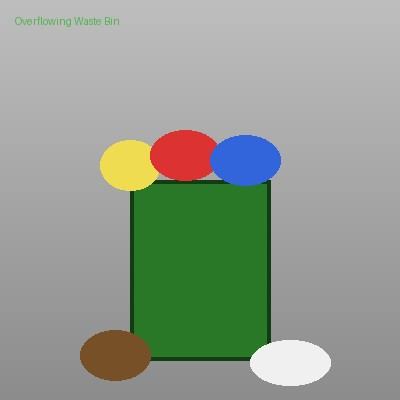
#> input picture ai_service/sample_data/issues/sample_cleanliness.jpg, 400 x 400 px
$ python -i classifier_engine.py   (imports and definitions only)
#> lines starting #> are read from the running program, lines starting #| are printed output that depends on the picture
"""
Sentry AI - CNN Issue Classification & Triage Engine
Compliant with research paper Section 2, 5, 6.4 (5 Predefined Campus Classes)
"""

import io
import math
from PIL import Image, ImageFilter

CLASSES = [
    "Electrical",
    "Plumbing",
    "Structural Damage",
    "Cleanliness",
    "Equipment Failure"
]

TEAM_ROUTING = {
    "Electrical": {
        "team": "Electrical Maintenance Squad",
        "contact_ext": "ext. 401",
        "default_sla_hours": 4
    },
    "Plumbing": {
        "team": "Plumbing & Drainage Division",
        "contact_ext": "ext. 402",
        "default_sla_hours": 6
    },
    "Structural Damage": {
        "team": "Civil Infrastructure & Works",
        "contact_ext": "ext. 403",
        "default_sla_hours": 24
    },
    "Cleanliness": {
        "team": "Sanitation & Campus Hygiene Services",
        "contact_ext": "ext. 404",
        "default_sla_hours": 2
    },
    "Equipment Failure": {
        "team": "Lab & Smart Campus IT Facilities",
        "contact_ext": "ext. 405",
        "default_sla_hours": 8
    }
}


def extract_visual_metrics(image_input):
    """
    Extracts statistical visual features from an infrastructure photo:
    Channel means, standard deviation, and edge gradient energy.
    """
    if isinstance(image_input, (bytes, bytearray)):
        img = Image.open(io.BytesIO(image_input)).convert("RGB")
    elif isinstance(image_input, str):
        img = Image.open(image_input).convert("RGB")
#> img is the input picture: PIL image 400x400 RGB; mean R, G, B 147.6, 156.5, 143.9
    elif hasattr(image_input, "read"):
        img = Image.open(image_input).convert("RGB")
    else:
        raise ValueError("Unsupported image input type")

    img_thumb = img.resize((128, 128))
    r_chan, g_chan, b_chan = img_thumb.split()
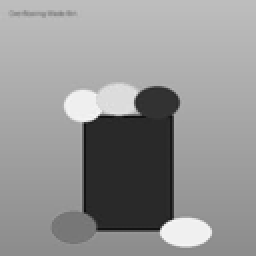
#> r_chan: PIL image 128x128 L (shown 2 times larger); min 10, max 249, mean 147.6
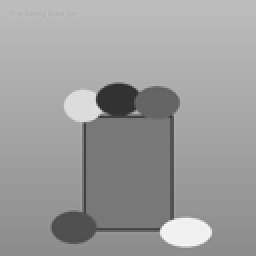
#> g_chan: PIL image 128x128 L (shown 2 times larger); min 43, max 247, mean 156.5
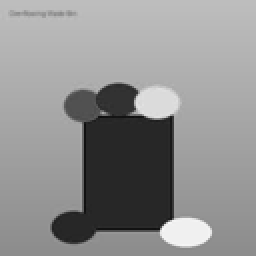
#> b_chan: PIL image 128x128 L (shown 2 times larger); min 13, max 250, mean 143.9
    total_px = 128 * 128

    def chan_mean(channel):
        hist = channel.histogram()
#> hist = 256 values, max 1918 at index 41, min 0 at index 0, mean 64
        return sum(i * count for i, count in enumerate(hist)) / total_px

    r_mean = chan_mean(r_chan)
#> r_mean = 147.6
    g_mean = chan_mean(g_chan)
#> g_mean = 156.5
    b_mean = chan_mean(b_chan)
#> b_mean = 143.9

    # Edge analysis
    gray = img_thumb.convert("L")
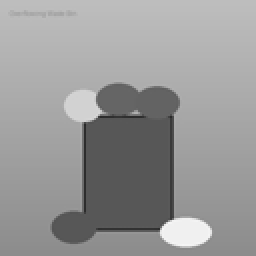
#> gray: PIL image 128x128 L (shown 2 times larger); min 41, max 248, mean 152.4
    edges = gray.filter(ImageFilter.FIND_EDGES)
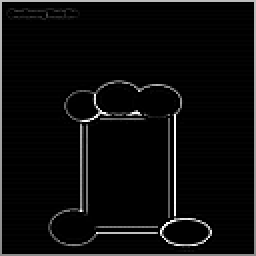
#> edges: PIL image 128x128 L (shown 2 times larger); min 0, max 255, mean 11.5
    edge_hist = edges.histogram()
#> edge_hist = 256 values, max 10624 at index 0, min 0 at index 65, mean 64
    edge_energy = sum(i * count for i, count in enumerate(edge_hist)) / total_px
#> edge_energy = 11.52

    return {
        "r": r_mean,
        "g": g_mean,
        "b": b_mean,
        "edge_energy": edge_energy
    }


# [73 lines left out: function classify_issue_image, not called in this run]

>>> result = extract_visual_metrics('sample_data/issues/sample_cleanliness.jpg')
#> result = {'r': 147.6, 'g': 156.5, 'b': 143.9, 'edge_energy': 11.52}

$ run again, on ai_service/sample_data/issues/sample_plumbing.jpg
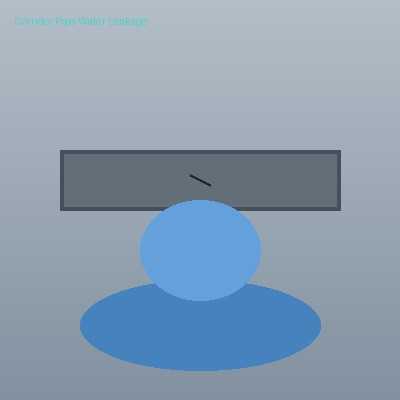
#> input picture ai_service/sample_data/issues/sample_plumbing.jpg, 400 x 400 px
#> in extract_visual_metrics, img is the input picture: PIL image 400x400 RGB; mean R, G, B 138.5, 158.3, 177.8
#> in extract_visual_metrics, `r_chan, g_chan, b_chan = img_thumb.split()`:
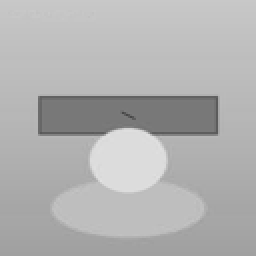
#> b_chan: PIL image 128x128 L (shown 2 times larger); min 71, max 226, mean 177.8
#> hist = 256 values, max 1815 at index 100, min 0 at index 0, mean 64
#> r_mean = 138.4
#> g_mean = 158.3
#> b_mean = 177.8
#> in extract_visual_metrics, `edges = gray.filter(ImageFilter.FIND_EDGES)`:
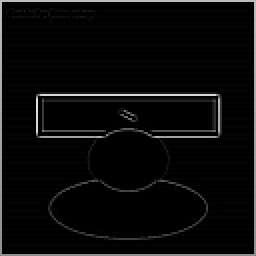
#> edges: PIL image 128x128 L (shown 2 times larger); min 0, max 229, mean 10.1
#> edge_hist = 256 values, max 10827 at index 0, min 0 at index 35, mean 64
#> edge_energy = 10.14
#> result = {'r': 138.4, 'g': 158.3, 'b': 177.8, 'edge_energy': 10.14}
